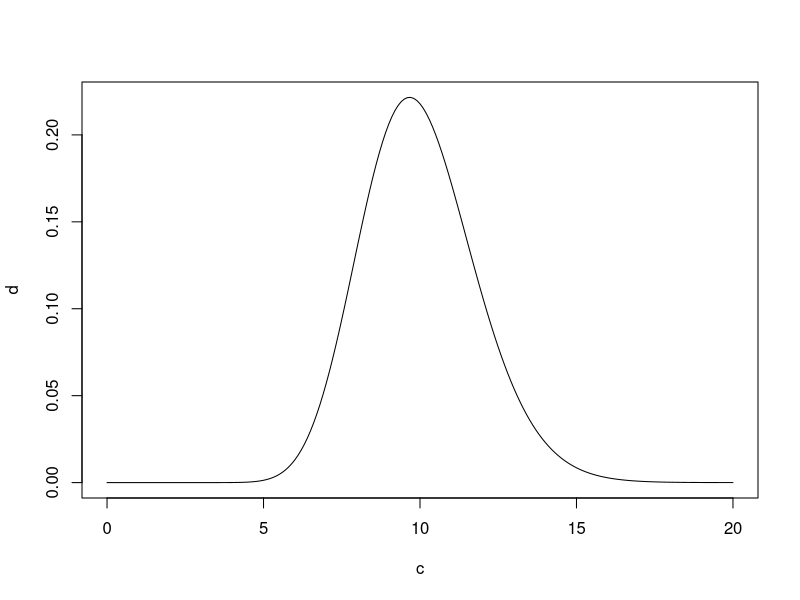

Reproduce this figure in R.
obs = c(7, 8, 9, 10)
probs = c(0.25, 0.25, 0.25, 0.25)
a = sample(obs, 1, prob = probs)

x = sort(round(rgamma(a, 30, 3),2))
x

c = seq(0, 20, 0.1)
d = dgamma(c, 30, 3)
plot (c,d, type = "l")